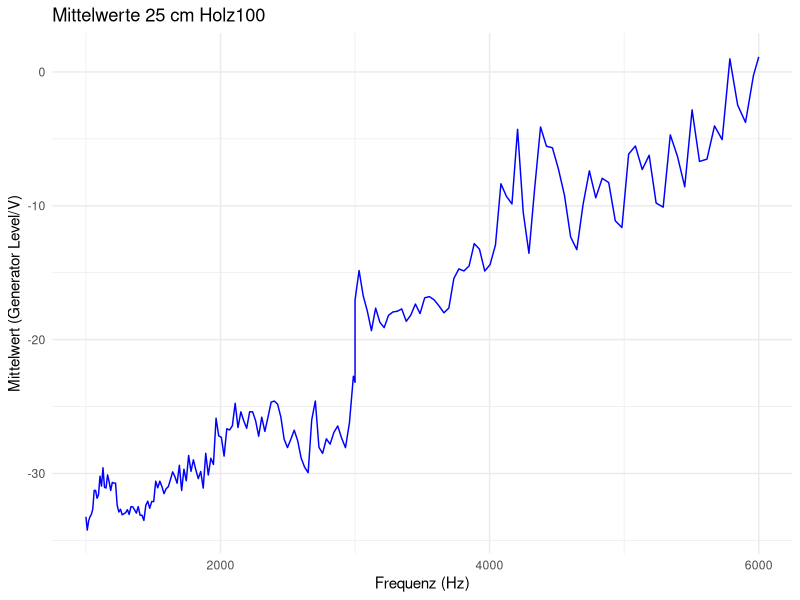

R code for this plot: (Note: this script raises an error after producing the figure.)
# Pakete laden
library(readxl)
library(writexl)
library(tidyverse)

# Excel-Dateien einlesen
tabelle1 <- read_excel("./Analyse/Messungen/250Holz_20240724_01.xls")
tabelle2 <- read_excel("./Analyse/Messungen/250Holz_20240724_02.xls")
tabelle3 <- read_excel("./Analyse/Messungen/250Holz_20240724_03.xls")


# Daten zusammenführen (tidyverse Methode)
werte <- bind_cols(
  tabelle1 %>% select(Frequency, `Generator Level/V`),
  tabelle2 %>% select(`Generator Level/V`),
  tabelle3 %>% select(`Generator Level/V`)
)

# Spaltennamen anpassen
colnames(werte) <- c("Frequency", "Tabelle1", "Tabelle2", "Tabelle3")

# Sicherstellen, dass die "Frequency" Spalte numerisch ist
werte$Frequency <- as.numeric(werte$Frequency)

# Alle "Generator Level/V" Spalten in numerische Werte umwandeln
werte$Tabelle1 <- as.numeric(werte$Tabelle1)
werte$Tabelle2 <- as.numeric(werte$Tabelle2)
werte$Tabelle3 <- as.numeric(werte$Tabelle3)

# Überprüfen der Daten nach dem Laden
head(werte)

# Fehlende Werte (NA) durch den Mittelwert der jeweiligen Spalte ersetzen
werte <- werte %>%
  mutate(
    Tabelle1 = ifelse(is.na(Tabelle1), mean(Tabelle1, na.rm = TRUE), Tabelle1),
    Tabelle2 = ifelse(is.na(Tabelle2), mean(Tabelle2, na.rm = TRUE), Tabelle2),
    Tabelle3 = ifelse(is.na(Tabelle3), mean(Tabelle3, na.rm = TRUE), Tabelle3)
  )

# Berechnung des Mittelwerts pro Zeile
werte <- werte %>%
  mutate(Mittelwert = rowMeans(select(werte, Tabelle1, Tabelle2, Tabelle3), na.rm = TRUE))

# Überprüfen, ob die Spalte "Mittelwert" erfolgreich hinzugefügt wurde
head(werte)

# Falls es NA-Werte in der Mittelwert-Spalte gibt, beheben
werte$Mittelwert <- ifelse(is.na(werte$Mittelwert), 0, werte$Mittelwert)

# Diagramm erstellen
ggplot(werte, aes(x = Frequency, y = Mittelwert)) +  # x = Frequency, y = Mittelwert
  geom_line(color = "blue") +  # Liniendiagramm
  labs(
    title = "Mittelwerte 25 cm Holz100",  # Titel des Diagramms
    x = "Frequenz (Hz)",  # x-Achse: Frequency
    y = "Mittelwert (Generator Level/V)"  # y-Achse: Mittelwert
  ) +
  theme_minimal()  # Minimalistisches Design

write_xlsx(werte, "./Analyse/250Holz/250Holz_neu.xlsx")
